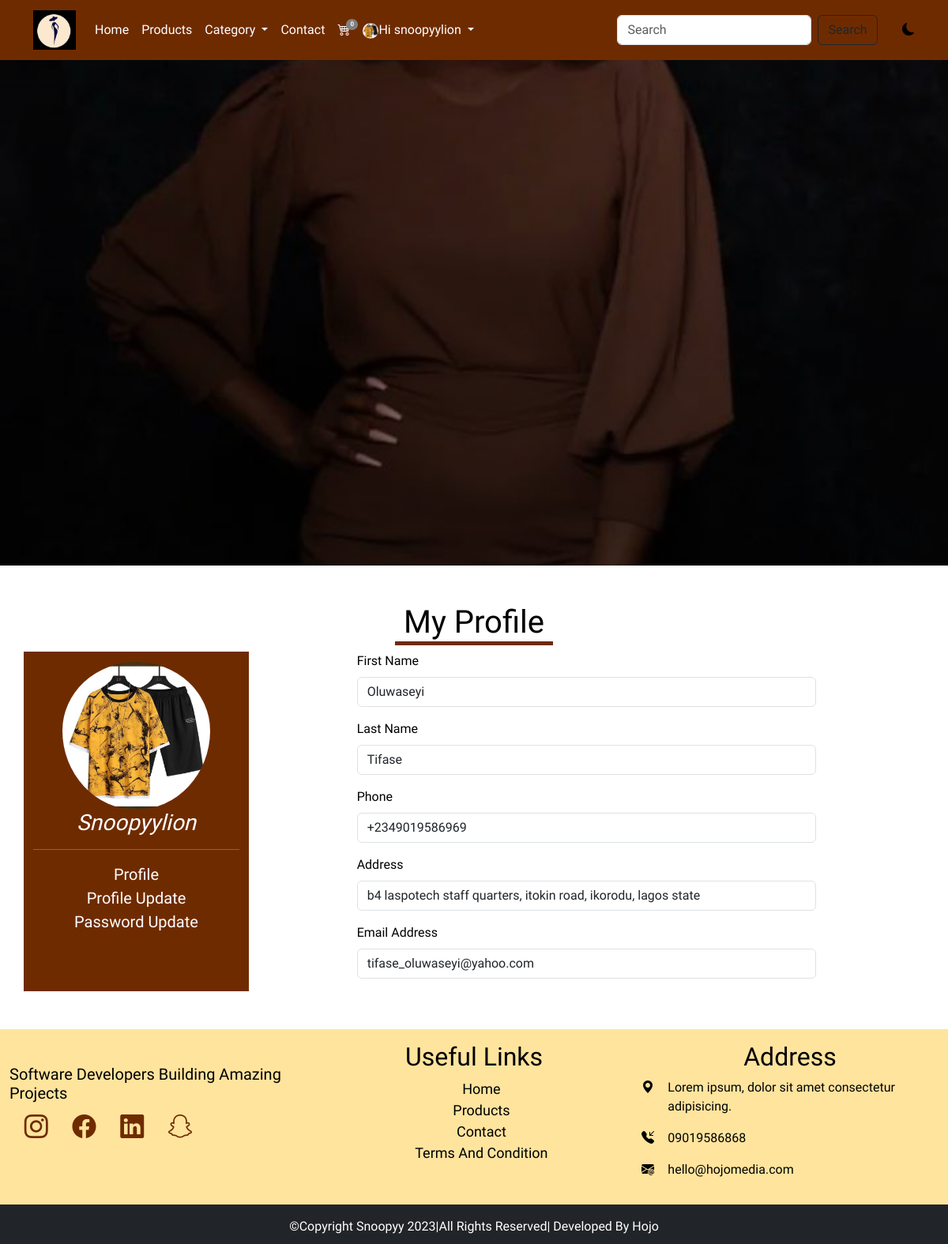
Screenshot of /profile (signed in) with the database file from the repository.
### main/models.py (models this page shows, shortened)
class AppInfo(models.Model):
    appname = models.CharField(max_length=50)
    logo = models.ImageField(upload_to='logo')
    banner = models.ImageField(upload_to='banner')
    carousel1 = models.ImageField(upload_to='carousel')
    carousel2 = models.ImageField(upload_to='carousel')
    carousel3 = models.ImageField(upload_to='carousel')

class Customer(models.Model):
    user = models.OneToOneField(User, on_delete=models.CASCADE)
    first_name = models.CharField(max_length=100)
    last_name = models.CharField(max_length=100)
    phone = models.CharField(max_length=20)
    address = models.CharField(max_length=100)
    email = models.EmailField(max_length=104)
    pix = models.ImageField(upload_to='profilepix')
    joined = models.DateTimeField(auto_now_add=True)

### main/views.py (the view)
# urls.py: path('profile', views.profile, name='profile'),
@login_required(login_url='signin')
def profile(request):
    userprof = Customer.objects.get(user__username = request.user.username)
    context = {
        'userprof':userprof
    }
    return render(request, 'profile.html', context)

### main/context_processor.py (called while the page is built)
def feature(request):
    info = AppInfo.objects.get(pk=1)
    categ = Category.objects.all()
    context ={
        'info':info,
        'categ':categ,
    }
    return context

def cartcount(request):
    cart = Cart.objects.filter(user__username = request.user.username, paid=False)
    itemcount = 0
    for item in cart:
        itemcount += item.quantity
    context = {
        'itemcount':itemcount
    }
    return context

### main/templates/profile.html (shortened to what this page needs)
{% extends 'base.html' %}
{% block header %} {% include 'header.html' %} {% endblock header %}
{% block banner %} {% include 'banner.html' %} {% endblock banner %}
{% block content %}
    <div class="container mt-5 mb-5">
      <h1 class="text-center text-capitalize title">my profile</h1>
      <div class="row">
        <div class="col-12 col-md-3 pavat text-white">
          <img src="{{userprof.pix.url}}" style="height: 200px;" alt="">
          <h3 class="text-capitalize">{{userprof.user}}</h3>
          <hr>
          <ul class="list-unstyled">
            <li><a href="{% url 'profile' %}">profile</a></li>
            <li><a href="{% url 'profile_update' %}">profile update</a></li>
            <li><a href="{% url 'password_update' %}">password update</a></li>
          </ul>
        </div>
        <div class="col-12 col-md-9 pform">
          <form action="" >
            <div class="mb-3">
              <label for="exampleFormControlInput1" class="form-label">First Name</label>
              <input type="text" value="{{userprof.first_name}}"  class="form-control" id="exampleFormControlInput1" >
            </div>
            <div class="mb-3">
              <label for="exampleFormControlInput1" class="form-label">Last Name</label>
              <input type="text" value="{{userprof.last_name}}" class="form-control" id="exampleFormControlInput1" >
            </div>
            <div class="mb-3">
              <label for="exampleFormControlInput1" class="form-label">Phone</label>
              <input type="text" value="{{userprof.phone}}" class="form-control" id="exampleFormControlInput1" >
            </div>
            <div class="mb-3">
              <label for="exampleFormControlInput1" class="form-label">Address</label>
              <input type="text" value="{{userprof.address}}" class="form-control" id="exampleFormControlInput1" >
            </div>
            <div class="mb-3">
              <label for="exampleFormControlInput1" class="form-label">Email address</label>
              <input type="email" value="{{userprof.email}}" class="form-control" id="exampleFormControlInput1" placeholder="name@example.com">
            </div>
          </form>
        </div>
      </div>
  </div>
  {% endblock content %}
  {% block footer %} {% include 'footer.html' %} {% endblock footer %}

### main/templates/header.html (shortened to what this page needs)
    <nav class="navbar sticky-top navbar-expand-lg">
        <div class="container">
          <a class="navbar-brand" href="#"><img src="{{info.logo.url}}" height="50px" alt=""></a>
          <div class="collapse navbar-collapse" id="navbarSupportedContent">
            <ul class="navbar-nav me-auto  mb-2 mb-lg-0">
              {% if user.is_authenticated %}
              <li class="nav-item">
                <a class="nav-link" aria-current="page" href="{% url 'home' %}">Home</a>
              </li>
              <li class="nav-item">
                <a class="nav-link" href="{% url 'products' %}">Products</a>
              </li>
              <li class="nav-item dropdown">
                <a class="nav-link dropdown-toggle" href="#" role="button" data-bs-toggle="dropdown" aria-expanded="false">
                  Category
                </a>
              </li>
              <li class="nav-item">
                <a class="nav-link" href="{% url 'contact' %}">Contact</a>
              </li>
              <li class="nav-item">
                <a class="nav-link" href="{% url 'cart' %}">
                  <div class="wrapper">
                    <i class="bi bi-cart4"></i>
                    <span class="badge">{{itemcount}}</span>
                  </div>
                </a>
              </li>
                      <li class="nav-item dropdown">
                <a class="nav-link dropdown-toggle" href="#" role="button" data-bs-toggle="dropdown" aria-expanded="false">
                  {% if user.customer %}
                  <img src="{{user.customer.pix.url}}" style="height: 20px;" alt=""><span class="text-caitalize">Hi {{user.username}}</span>
                  {% endif %}
                </a>
              </li>
              {% endif %}
            </ul>
            <form action="{% url 'search' %}" method="POST" class="d-flex" role="search">
              <input class="form-control me-2" name="item" type="search" placeholder="Search" aria-label="Search">
              <button class="btn btn-outline-dark" type="submit">Search</button>
            </form>
            <div class="david">
              <i class="bi bi-moon-fill"></i>
           </div>
          </div>
        </div>
      </nav>

### main/static/css/style.css (style rules this page uses)
* { padding: 0%; margin: 0%; box-sizing: border-box; }
.navbar { background-color: rgb(111, 43, 0); }
.navbar-nav a { color: white; }
.wrapper { position: relative; }
.wrapper span { position: absolute; top: -2px; right: -10px; background-color: grey; font-size: 8px; border-radius: 50%; }
.nav-item img { border-radius: 50%; }
.david { margin-left: 3%; cursor: pointer; }
:root { --bg:white; --icon:black; --text:black; }
body { background: var(--bg) !important; color: var(--text) !important; font-family: 'Signika Negative', sans-serif; }
.title::after { content: ''; display: block; width: 200px; height: 5px; background-color: rgb(111, 43, 0); margin-left: auto; margin-right: auto; }
.pavat { background-color: rgb(111, 43, 0); text-align: center; }
.pavat h3 { font-style: italic; }
.pavat li a { text-decoration: none; text-transform: capitalize; color: white; font-size: 20px; }
.pavat img { padding-top: 5%; border-radius: 100%; }
.pform form { width: 70%; margin-left: 15%; margin-right: 15%; }
.pform label { text-transform: capitalize; font-weight: 500; }

### rows the page displays
AppInfo: logo (picture)
Customer: pix (picture), user "Snoopyylion", first_name "Oluwaseyi", last_name "Tifase", phone "+2349019586969", address "b4 laspotech staff quarters, itokin road, ikorodu, lagos state", email "tifase_oluwaseyi@yahoo.com"

### other values shown
{{ itemcount }} "0"
{{ user.username }} "snoopyylion"
